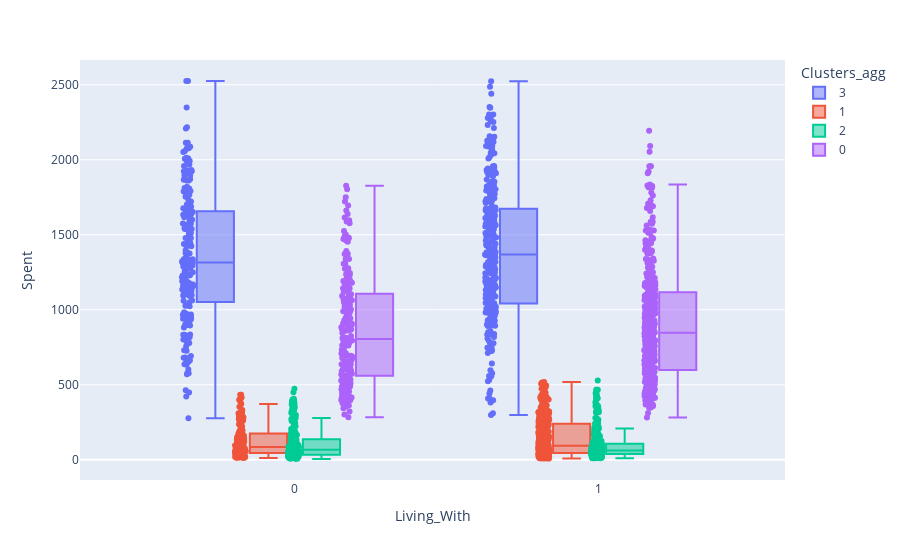

Here is the notebook cell this chart was saved with:
### Markdown cell above
**The graphic has been added as an image because the Plotly library has a display issue on Github.**
![](https://github.com/emreyesilyurt/customer_segmentation/blob/main/assets/education.png?raw=true)

### Code cell
fig = px.box(df, x=df['Living_With'], y=df['Spent'], points="all", color="Clusters_agg")
fig.show()

### Figure 1 — Plotly figure (JSON) as saved in the notebook; plotly's stock layout.template omitted (floating-point values rounded to 4 significant figures; data arrays with more than 128 entries replaced by an {"elided": "..."} marker saying what was removed)
{"data": [{"alignmentgroup": "True", "boxpoints": "all", "hovertemplate": "Clusters_agg=3<br>Living_With=%{x}<br>Spent=%{y}<extra></extra>", "legendgroup": "3", "marker": {"color": "#636efa"}, "name": "3", "notched": false, "offsetgroup": "3", "orientation": "v", "showlegend": true, "type": "box", "x": {"elided": "495 int values"}, "x0": " ", "xaxis": "x", "y": {"elided": "495 int values"}, "y0": " ", "yaxis": "y"}, {"alignmentgroup": "True", "boxpoints": "all", "hovertemplate": "Clusters_agg=1<br>Living_With=%{x}<br>Spent=%{y}<extra></extra>", "legendgroup": "1", "marker": {"color": "#EF553B"}, "name": "1", "notched": false, "offsetgroup": "1", "orientation": "v", "showlegend": true, "type": "box", "x": {"elided": "517 int values"}, "x0": " ", "xaxis": "x", "y": {"elided": "517 int values"}, "y0": " ", "yaxis": "y"}, {"alignmentgroup": "True", "boxpoints": "all", "hovertemplate": "Clusters_agg=2<br>Living_With=%{x}<br>Spent=%{y}<extra></extra>", "legendgroup": "2", "marker": {"color": "#00cc96"}, "name": "2", "notched": false, "offsetgroup": "2", "orientation": "v", "showlegend": true, "type": "box", "x": {"elided": "600 int values"}, "x0": " ", "xaxis": "x", "y": {"elided": "600 int values"}, "y0": " ", "yaxis": "y"}, {"alignmentgroup": "True", "boxpoints": "all", "hovertemplate": "Clusters_agg=0<br>Living_With=%{x}<br>Spent=%{y}<extra></extra>", "legendgroup": "0", "marker": {"color": "#ab63fa"}, "name": "0", "notched": false, "offsetgroup": "0", "orientation": "v", "showlegend": true, "type": "box", "x": {"elided": "593 int values"}, "x0": " ", "xaxis": "x", "y": {"elided": "593 int values"}, "y0": " ", "yaxis": "y"}], "layout": {"boxmode": "group", "legend": {"title": {"text": "Clusters_agg"}, "tracegroupgap": 0}, "margin": {"t": 60}, "xaxis": {"anchor": "y", "domain": [0, 1], "title": {"text": "Living_With"}}, "yaxis": {"anchor": "x", "domain": [0, 1], "title": {"text": "Spent"}}}}
